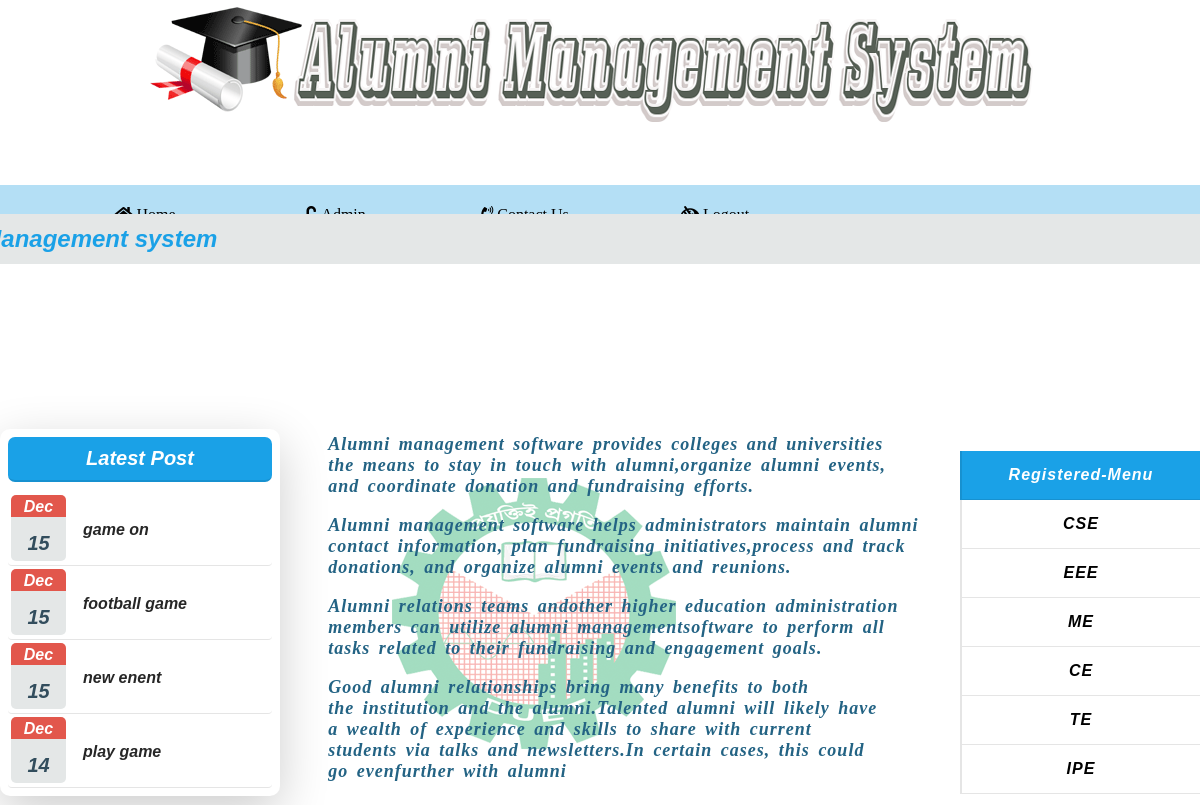
The app's page /home.php with its own data.
### tables this page shows
CREATE TABLE `news` (
  `id` int(20) NOT NULL,
  `month` varchar(10) NOT NULL,
  `day` int(10) NOT NULL,
  `post` varchar(30) NOT NULL
);

### home.php (the view)
<?php include 'databaseerror2.php'; ?>
<!Doctype html>
<html>
<head>
  <link rel="stylesheet" href="background.css">
  <link href="https://use.fontawesome.com/releases/v5.0.6/css/all.css" rel="stylesheet">
  <link href="coolbutton.css" rel="stylesheet">
  <link rel="stylesheet" href="header.css">
  <link href="menu.css" rel="stylesheet">
  <link rel="stylesheet" href="newcss.css">
</head>
<body>
 <div class="container">
    <div class="background"></div>
	<div>
      <ul>
		 <li><a href="home.php"><i class="fas fa-home"></i>  Home</a></li>
		 <li><a href="adminframe.php"><i class="fas fa-unlock-alt"></i>  Admin</a></li>
		 <li><a href="contract.php"><i class="fas fa-phone-volume"></i>  Contact Us</a></li>
		 <li><a href="loginerror.php?logout='log' "><i class="fas fa-low-vision"></i>  Logout</a></li>
      </ul>
   </div>
   <div class="bounce">
      <h2><b><i>Welcome Alumni Management system<i><b></h2>
	</div>
   <div>
	   <div class="mainbg">
		 <div class="ok">
				<p><b>Alumni management software<b> provides colleges
				and universities<br> the means to stay in touch with
				alumni,organize alumni events, <br>and coordinate
				donation and fundraising efforts.</p>
				<p>Alumni management software helps administrators
				maintain alumni <br>contact information, plan
				fundraising initiatives,process and track<br> donations,
				and organize alumni events and reunions.</p>
				<p>Alumni relations teams andother higher education
				administration<br> members can utilize alumni
				managementsoftware to perform all<br> tasks
				related to their fundraising and engagement goals.</p>
                <p>Good alumni relationships bring many benefits to both<br> the
			 institution and the alumni.Talented alumni will likely have<br> a wealth
             of experience and skills to share with current <br>students via talks and
			 newsletters.In certain cases, this could <br>go evenfurther with alumni</p>
		  </div>
	   </div>
	   <div>
		    <ol>
				 <h1>Latest Post</h1>
				 <?php
				    $sql="SELECT *FROM news ORDER BY id DESC" ;
					$result=mysqli_query($conn,$sql);
					   if(mysqli_num_rows($result)>0){
						  $num="";
					   while(($row = mysqli_fetch_array($result)) && $num<4){
             			 $num++;
			            ?>
				       <li>
						  <div class="date">
							<h3><?php echo $row["month"]; ?><br><span><?php echo $row["day"]; ?></span></h3>
						  </div>
							<a href="#"><p> <?php echo $row["post"]; ?></p></a>
				      </li>
				    <?php
					    }
					 }
				  ?>
            </ol>
	   </div>
        <div>
			<div class="vertical-menu">
			  <a href="#" class="active">Registered-Menu</a>
			  <a href="tabledatashow.php?dep=CSE">CSE</a>
			  <a href="tabledatashow.php?dep=EEE">EEE</a>
			  <a href="tabledatashow.php?dep=ME">ME</a>
			  <a href="tabledatashow.php?dep=CE">CE</a>
			  <a href="#">TE</a>
			  <a href="#">IPE</a>
			</div>
		</div>
    </div>
  </div>
</body>
</html>

### background.css (style rules this page uses)
body { margin: 0; padding:0; }
.container { width:100%; height:100vh; }
.background { background:url(image/Untitled-1.png); width:100%; height:150px; background-repeat:no-repeat; background-position:center; }
.mainbg { background:url(image/DUET.png); position:absolute; width:58%; height:330px; top:59%; left:32%; background-repeat:no-repeat; }
.ok { position:relative; left:-8%; top:-18%; font-family:Comic Sans MS; color:#236384; font-size:18px; width:100%; word-spacing:3px; letter-spacing:1px; padding-bottom:8px; }

### coolbutton.css (style rules this page uses)
body { margin:0; padding:0; }
ul { position:absolute; margin:0; padding:0; width:100%; top:23%; transform:translate(-0%,-0%); display:flex; background:#B4DFF5; }
ul li { list-style:none; }
ul li a { position:relative; display:block; width:190px; height:60px; left:50px; font-size:16px; color:#000; line-height:60px; text-align:center; font-family:verdana; text-decoration:none; transition:0.5s; overflow:hidden; }
ul li a:before { content:""; position:absolute; width:100%; height:100%; top:0; background: #1AA1E7; transition:0.5s; z-index:-1; }
ul li:nth-child(odd) a:before { right:-100%; }
ul li:nth-child(even) a:before { left:-100%; }

### header.css (style rules this page uses)
body { margin:0; padding:0; }
.bounce { height: 50px; overflow: hidden; position: relative; background:#e4e7e7; top:8%; color:#1AA1E7; }
.bounce h2 { position: absolute; width: 100%; height: 100%; margin: 0; line-height: 50px; text-align: center; transform:translateX(-50%); animation: bouncing-text 10s linear infinite alternate; }

### menu.css (style rules this page uses)
.vertical-menu { position:absolute; right:0; top:56%; width: 240px; }
.vertical-menu a { background-color:#fff; color: black; display: block; padding: 15px; text-align:center; letter-spacing:1px; border-bottom:1px solid rgba(0,0,0,.1); border-left:2px solid rgba(0,0,0,.1); text-decoration: none; }
.vertical-menu a.active { background-color:#1AA1E7;; color: white; }

### newcss.css (style rules this page uses)
body { margin:0; padding:0; font-family:sans-serif; }
ol { margin-top:10px; padding:8px; position:absolute; top:52%; left:0%; width:22%; background:#fff; border-radius:10px; box-shadow:0 15px 50px rgba(0,0,0,.2); }
h1 { margin:0; padding:10px; margin-bottom:10px; font-size:20px; border-radius:7px; text-align:center; background-color:#1AA1E7; color:white; border-bottom:2px solid rgba(0,0,0,.1); }
ol li { position:relative; list-style:none; padding:13px 8px 10px 5px; border-radius:4px; border-bottom:1px solid rgba(0,0,0,.1); }
ol li a { color:#262626; text-decoration:none; display:block; padding-left:70px; }
ol li .date { position:absolute; top:3px; left:3px; width:55px; text-align:center; }
ol li .date:before { content:""; position:absolute; top:0; left:0; width:100%; height:0; border-top:22px solid #e2574c; border-bottom:44px solid #e4e7e7; z-index:1; border-radius:5px; }
ol li .date h3 { position:relative; z-index:2; margin-top:-6px; font-size:16px; color:#fff; line-height:36px; }
ol li .date h3 span { font-size:20px; color:#324d5d; }
ol li p { font-size:16px; }

### records on screen
news: month "Dec", day "15", post "game on"
news: month "Dec", day "15", post "football game"
news: month "Dec", day "15", post "new enent"
news: month "Dec", day "14", post "play game"
